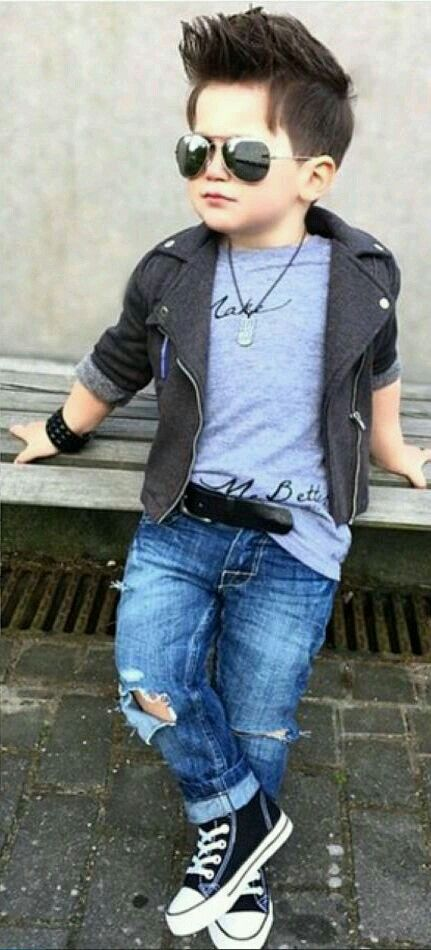
#> input picture photo_1.jpg, 431 x 950 px
$ jupyter execute Task_4.ipynb
#> lines starting #> are read from the running program, lines starting #| are printed output that depends on the picture
# LetsGrowMore (LGMVIP) - "DATA SCIENCE INTERN"

# LGMVIP July-2022

# BEGINNER LEVEL TASK

# TASK 4 - Image to Pencil Sketch

# Name : Mohammad Yaseen Khan Karatally

Importing Libraries

[cell 1]
#Importing libraries
import cv2
import numpy as np
import matplotlib.pyplot as plt
import seaborn as sns
import pandas as pd
import sys
import os

[cell 2]
img = cv2.imread('photo_1.jpg')
#> img is the input picture: shape (950, 431, 3); mean B, G, R 130.3, 129.8, 122.8

[cell 3]
plt.imshow(cv2.cvtColor(img, cv2.COLOR_BGR2RGB))
plt.title("ORIGINAL IMAGE")
plt.show()

[cell 4]
g_img=cv2.cvtColor(img,cv2.COLOR_BGR2GRAY)
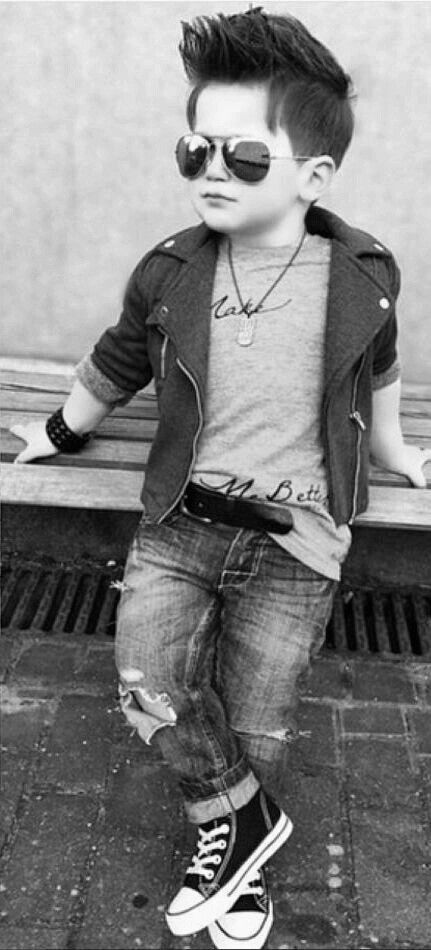
#> g_img: shape (950, 431); min 0, max 254, mean 127.8
plt.imshow(cv2.cvtColor(g_img, cv2.COLOR_BGR2RGB))
plt.title("GRAYSCALE IMAGE")
plt.show()

[cell 5]
invert=cv2.bitwise_not(g_img)
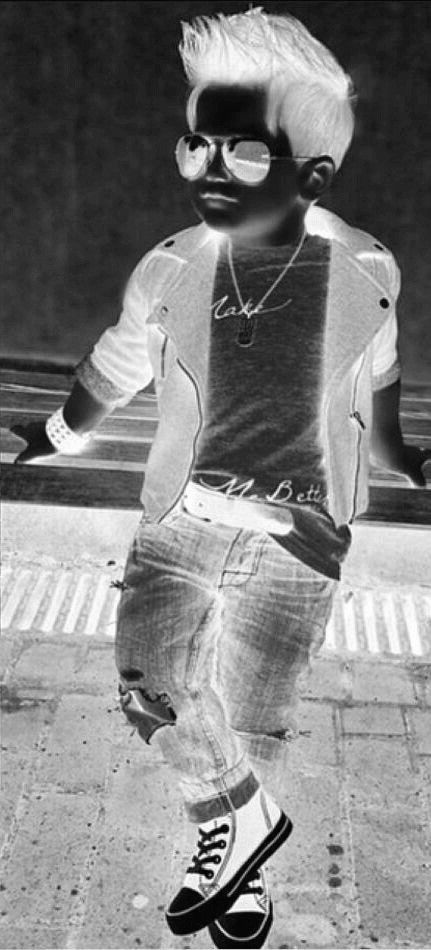
#> invert: shape (950, 431); min 1, max 255, mean 127.2
plt.imshow(cv2.cvtColor(invert, cv2.COLOR_BGR2RGB))
plt.title("NEGATIVE IMAGE")
plt.show()

[cell 6]
blur=cv2.GaussianBlur(invert, (31,31), 0)
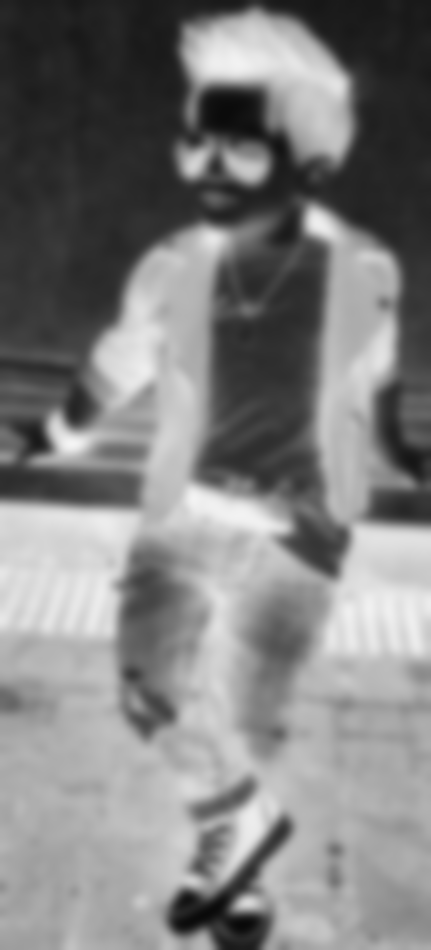
#> blur: shape (950, 431); min 9, max 244, mean 127.2
inv_blur=cv2.bitwise_not(blur)
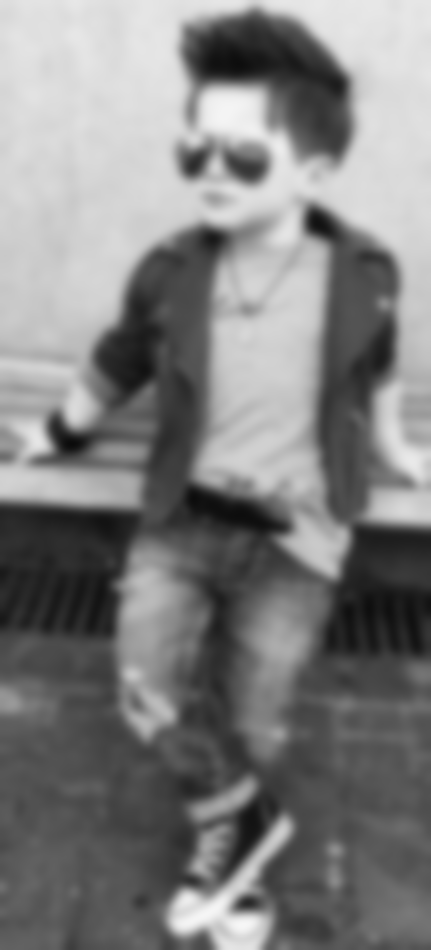
#> inv_blur: shape (950, 431); min 11, max 246, mean 127.8
sketch=cv2.divide(g_img,inv_blur, scale=256.0)
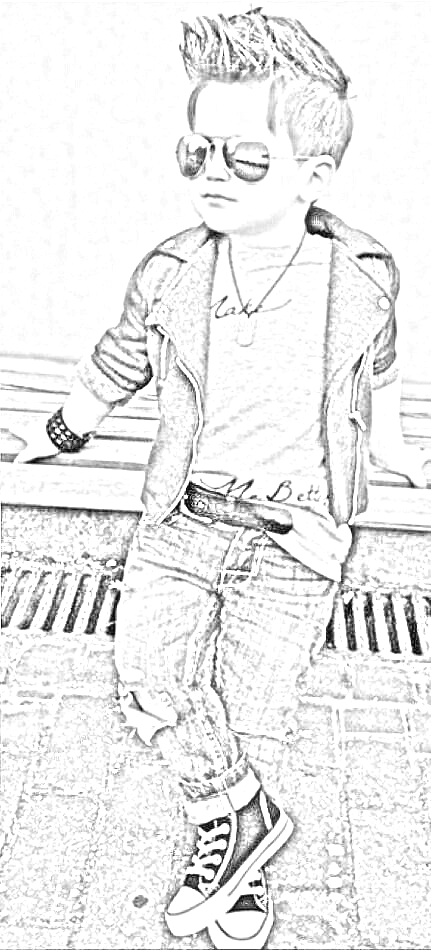
#> sketch: shape (950, 431); min 0, max 255, mean 235.6
plt.imshow(cv2.cvtColor(sketch, cv2.COLOR_BGR2RGB))
plt.title("PENCIL SKETCH")
plt.show()
